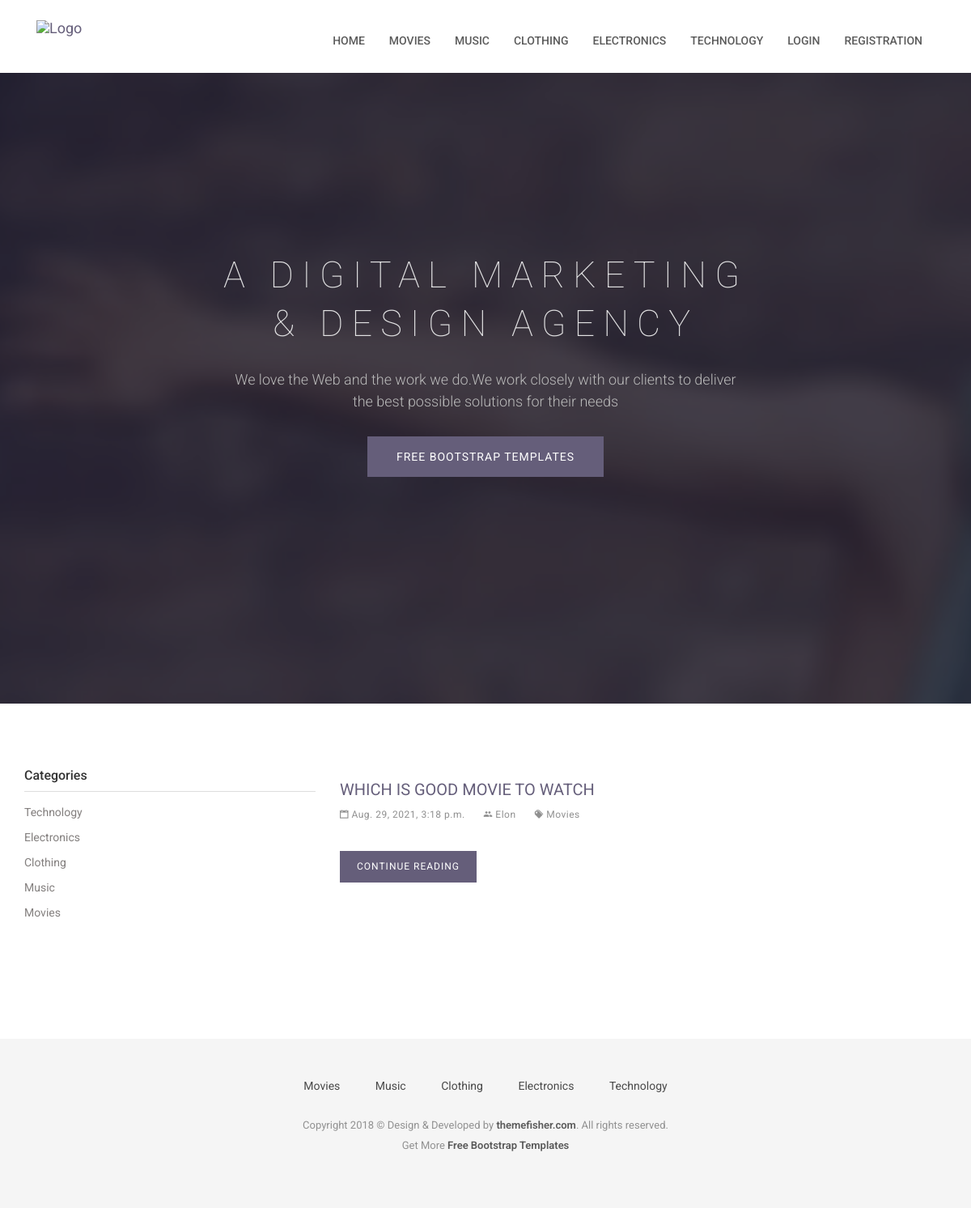
The page / on the database its author committed.
### category/models.py (models this page shows, shortened)
class Category(models.Model):
    title = models.CharField(max_length=255)
    status = models.BooleanField(default=True)

### question_answer/models.py (models this page shows, shortened)
class Question(models.Model):
    category = models.ForeignKey(Category, on_delete=models.CASCADE)
    user = models.ForeignKey(User, on_delete=models.SET_NULL, null=True, blank=True, default=None)
    question = models.CharField(max_length=255)
    status = models.BooleanField(default=True)
    added_date = models.DateTimeField()
    """
        Return a object representation string. Model Object PK to Question.
        example Question Object (1) to Which is good movie to watch?
    """

### account/views.py (the view)
# urls.py: path('', views.homePage, name="homePage"),
def homePage(request):
    navigation_categories = Category.objects.filter(status=True).order_by('-id')[:5]
    categories = Category.objects.filter(status=True)
    questions = Question.objects.filter(status=True).order_by('-id')[:5]
    return render(request, 'home.html', {
                                        'navigation_categories':navigation_categories,
                                        'categories' : categories,
                                        'questions':questions})

### templates/home.html (shortened to what this page needs)
{% extends 'base.html' %}
{% block content %}
<section class="slider">
	<div class="container">
		<div class="row">
			<div class="col-md-12">
				<div class="block">
					<h1 class="animated fadeInUp">A Digital Marketing <br> &#38; Design Agency</h1>
					<p class="animated fadeInUp">We love the Web and the work we do.We work closely with our clients to
						deliver </br> the best possible solutions for their needs</p>
					<a href="https://themefisher.com/free-bootstrap-templates/" target="_blank"
						class="btn btn-main animated fadeInUp">Free Bootstrap Templates</a>
				</div>
			</div>
		</div>
	</div>
</section>
<div class="page-wrapper">
	<div class="container">
		<div class="row">
			<div class="col-md-4">
				<aside class="sidebar">
					<div class="widget widget-category">
						<h4 class="widget-title">Categories</h4>
						<ul class="widget-category-list">
							{% for category in categories %}
								<li><a href="{% url 'categoryQuestion' category_id=category.id %}">{{category.title|title}}</a></li>
							{% endfor %}
						</ul>
					</div>
				</aside>
			</div>
			<div class="col-md-8">
				{% for question in questions %}
					<div class="post">
						<h3 class="post-title"><a href="{% url 'QuestionDetails' question_id=question.id %}">{{question.question|title}}</a></h3>
						<div class="post-meta">
							<ul>
								<li>
									<i class="ion-calendar"></i> {{question.added_date}}
								</li>
								<li>
									<i class="ion-android-people"></i> {{question.user.first_name}}
								</li>
								<li>
									<a href=""><i class="ion-pricetags"></i> {{question.category.title}}</a>
								</li>
							</ul>
						</div>
						<div class="post-content">
							<a href="{% url 'QuestionDetails' question_id=question.id %}" class="btn btn-main">Continue Reading</a>
						</div>
					</div>
				{% endfor %}
			</div>
		</div>
	</div>
</div>
{% endblock %}

### templates/base.html (shortened to what this page needs)
{% load static %}
<!DOCTYPE html>
<html class="no-js">
<head>
    <link rel="stylesheet" href="{% static 'plugins/bootstrap/bootstrap.min.css' %}">
    <link rel="stylesheet" href="{% static 'plugins/Ionicons/css/ionicons.min.css' %}">
    <link rel="stylesheet" href="{% static 'plugins/animate-css/animate.css' %}">
    <link rel="stylesheet" href="{% static 'plugins/magnific-popup/magnific-popup.css' %}">
    <link rel="stylesheet" href="{% static 'plugins/slick/slick.css' %}">
    <link rel="stylesheet" href="{% static 'css/style.css' %}">
</head>
<body id="body">
    <header class="navigation">
        <div class="container">
            <div class="row">
                <div class="col-md-12">
                    <nav class="navbar">
                        <div class="container-fluid">
                            <div class="navbar-header">
                                <a class="navbar-brand" href="index.html">
                                    <img src="{% static 'images/logo.png' %}" alt="Logo">
                                </a>
                            </div>
                            <div class="collapse navbar-collapse" id="bs-example-navbar-collapse-1">
                                <ul class="nav navbar-nav navbar-right">
                                    <li><a href="{% url 'homePage' %}">Home</a></li>
                                    {% for category in navigation_categories %}
                                    <li><a href="{% url 'categoryQuestion' category_id=category.id %}">{{category.title}}</a></li>
                                    {% endfor %} {% if request.user.is_authenticated %}
                                    <li><a href="{% url 'userProfile' %}">Profile</a></li>
                                    <li><a href="index.html">Logout</a></li>
                                    {% else %}
                                    <li><a href="{% url 'userLogin' %}">Login</a></li>
                                    <li><a href="{% url 'userRegistration' %}">Registration</a></li>
                                    {% endif %}
                                </ul>
                            </div>
                        </div>
                    </nav>
                </div>
            </div>
        </div>
    </header>
    {% block content %} {% endblock %}
    <footer class="footer">
        <div class="container">
            <div class="row">
                <div class="col-md-12">
                    <div class="footer-manu">
                        <ul>
                            {% for category in navigation_categories %}
                            <li><a href="{% url 'categoryQuestion' category_id=category.id %}">{{category.title|title}}</a></li>
                            {% endfor %}
                        </ul>
                    </div>
                    <p class="copyright">Copyright 2018 &copy; Design & Developed by <a href="http://www.themefisher.com">themefisher.com</a>. All rights reserved.
                        <br> Get More <a href="https://themefisher.com/free-bootstrap-templates/" target="_blank">Free Bootstrap Templates</a>
                    </p>
                </div>
            </div>
        </div>
    </footer>
</body>
</html>

### reddit/assets/css/style.css (style rules this page uses)
body { line-height: 1.5; font-family: "Roboto", sans-serif; -webkit-font-smoothing: antialiased; }
h1, h2, h3, h4, h5, h6 { font-family: "Roboto", sans-serif; }
h1, h2, h3, h4, h5, h6 { font-weight: 400; }
h1 { font-size: 40px; }
h3 { font-size: 20px; }
h4 { font-size: 18px; }
p { color: #7B7B7B; font-size: 15px; font-family: "Roboto", sans-serif; }
ol, ul { margin: 0; padding: 0; list-style: none; }
a, a:focus, a:hover { text-decoration: none; outline: 0; color: #655E7A; }
.btn-main, .btn-transparent, .btn-small { background: #655E7A; color: #fff; display: inline-block; font-size: 14px; letter-spacing: 1px; padding: 14px 35px; text-transform: uppercase; border-radius: 0; transition: all 0.2s ease; }
.page-wrapper { padding: 70px 0; }
.overly, .page-title, .slider { position: relative; }
.overly:before, .page-title:before, .slider:before { content: ""; position: absolute; left: 0; top: 0; bottom: 0; right: 0; width: 100%; height: 100%; background: #1d192c; opacity: 0.8; }
header { background: #fff; padding: 20px 0; }
header .navbar { margin-bottom: 0px; border: 0px; }
header .navbar-brand { padding-top: 5px; }
.navigation { background: #fff; padding: 20px 0; }
.navigation .navbar { margin-bottom: 0px; border: 0px; }
.navigation .navbar-brand { padding-top: 5px; }
.navigation .navbar { background: none; border: 0px; }
.navigation .navbar .navbar-nav { padding-top: 10px; }
.navigation .navbar .navbar-nav > li > a { color: #5C5C5C; padding: 10px 15px; font-weight: 500; font-size: 14px; text-transform: uppercase; }
.slider { background: url("../images/slider-bg.jpg") no-repeat; background-size: cover; background-attachment: fixed; background-position: 10% 0%; padding: 200px 0 280px 0; position: relative; }
.slider .block { color: #E3E3E4; text-align: center; }
.slider .block h1 { font-weight: 100; font-size: 45px; line-height: 60px; letter-spacing: 10px; padding-bottom: 15px; text-transform: uppercase; }
.slider .block p { margin-bottom: 30px; color: #b9b9b9; font-size: 18px; line-height: 27px; font-weight: 300; }
.widget { margin-bottom: 30px; padding-bottom: 35px; }
.widget .widget-title { margin-bottom: 15px; padding-bottom: 10px; font-size: 16px; color: #333; font-weight: 500; border-bottom: 1px solid #dedede; }
.widget.widget-category ul li { margin-bottom: 10px; }
.widget.widget-category ul li a { color: #837f7e; transition: all 0.3s ease; }
.widget.widget-category ul li a:before { padding-right: 10px; }
.post { background: #fff; margin-bottom: 40px; padding-bottom: 20px; }
.post .post-title { margin-top: 10px; margin: 25px 0 0; text-transform: uppercase; }
.post .post-title a { color: #655E7A; }
.post .post-meta { font-size: 13px; margin-top: 10px; }
.post .post-meta ul li { display: inline-block; color: #909090; margin-right: 20px; font-size: 12px; letter-spacing: .5px; }
.post .post-meta ul li a { color: #909090; }
.post .post-content { margin-top: 20px; }
.post .post-content .btn-main, .post .post-content .btn-transparent, .post .post-content .btn-small { padding: 10px 20px; margin: 15px 0; font-size: 12px; }
.footer { background: #F5F5F5; text-align: center; padding-top: 48px; padding-bottom: 55px; }
.footer p { font-size: 13px; line-height: 25px; color: #919191; }
.footer a { color: #595959; }
.footer .footer-manu { padding-bottom: 25px; }
.footer .footer-manu ul { margin: 0px; padding: 0px; }
.footer .footer-manu ul li { display: inline-block; padding: 0px 20px; }
.footer .footer-manu ul li a { display: inline-block; color: #494949; }
.footer .copyright a { font-weight: 600; }

### rows shown on the page
Category: title "MOVIES", title "Movies"
Category: title "MUSIC", title "Music"
Category: title "CLOTHING", title "Clothing"
Category: title "ELECTRONICS", title "Electronics"
Category: title "TECHNOLOGY", title "Technology"
Question: question "WHICH IS GOOD MOVIE TO WATCH", added_date "Aug. 29, 2021, 3:18 p.m.", user.first_name "Elon", category "Movies"
